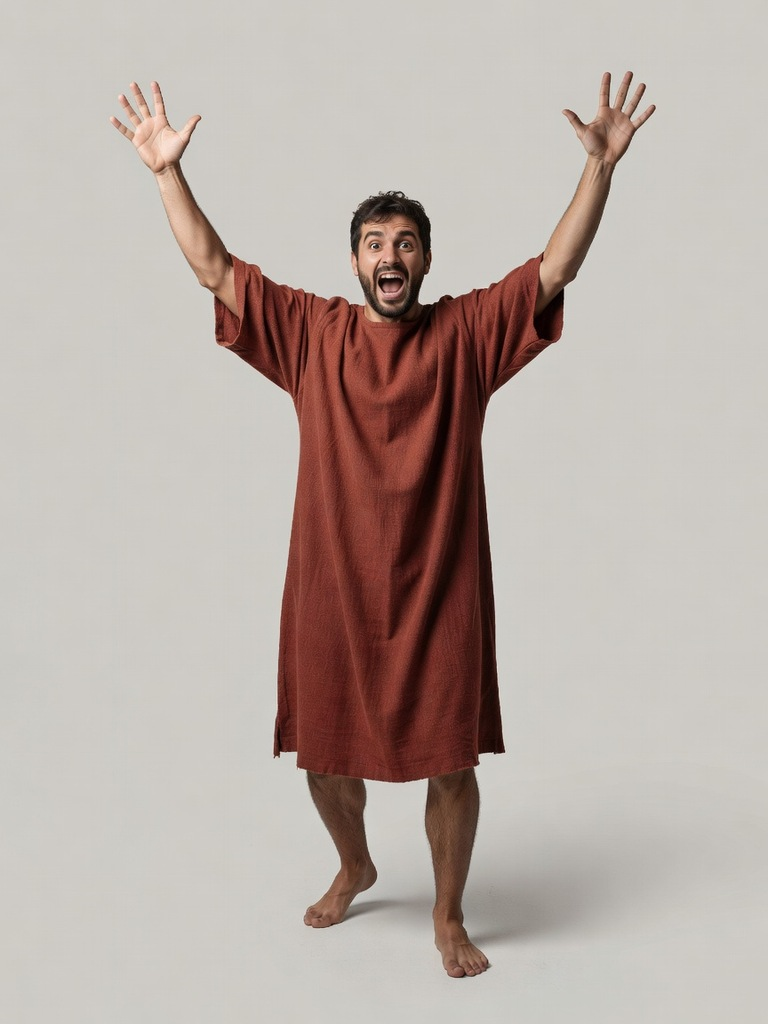
#> input picture games/colosseum/tools/_crowd_src/plebs_m2_cheer.jpg, 768 x 1024 px, given in place of nurrow.webp, which was not available
$ python nurrow_plates.py
#> lines starting #> are read from the running program, lines starting #| are printed output that depends on the picture; after the words box and inside, x2 and y2 are one past the last pixel; in counts of white or black regions, pixels touching at a corner belong together; long printed decimals are rounded; pictures that were not available may be replaced by others from this repository, and a replacement may not be noted
### games/vale/art/tools/concept_plates.py
#!/usr/bin/env python3
"""ART 2.0: turn a front/back concept sheet (_design/concept/<id>.webp) into PROJECTION PLATES.

    python3 art/tools/concept_plates.py marund [--erode 9]

The two figures (front on the left half, back on the right) are cut from the painted background
(normalised-convolution background estimate, iterated), the white outline halo is eroded off, and
every background pixel takes the colour of the nearest figure pixel (edge padding), so a model edge
that overhangs the painted silhouette by a few pixels still picks up figure colour. Writes
art/.cache/concept/<id>_{front,back}.png (padded RGB), <id>_mask.png and <id>_plates.json:
{ "size": [W, H], "front": {"cx", "ground", "top"}, "back": {...}, "m_per_px" } where `ground` is the
boot-sole row and `top` the crown row of each figure. Needs numpy, Pillow, scipy (the repo venv).
"""
from __future__ import annotations

import argparse
import json
from pathlib import Path

import numpy as np
from PIL import Image
from scipy import ndimage as nd

HERE = Path(__file__).resolve().parent
ART = HERE.parent
GAME = ART.parent


def figure_mask(im: np.ndarray, thresh: float = 22.0, iters: int = 4) -> np.ndarray:
    H, W, _ = im.shape
    border = np.concatenate([im[:, :40], im[:, -40:]], axis=1).mean(axis=1)
    bg = np.repeat(border[:, None, :], W, axis=1)
    M = np.linalg.norm(im - bg, axis=2) > 26
    M = nd.binary_dilation(M, iterations=25)
    for it in range(iters):
        w = (~M).astype(np.float32)
        num = np.stack([nd.gaussian_filter(im[..., c] * w, 50) for c in range(3)], -1)
        den = nd.gaussian_filter(w, 50)[..., None] + 1e-6
        d = np.linalg.norm(im - num / den, axis=2)
        M = nd.binary_fill_holes(nd.binary_opening(d > thresh, iterations=2))
        lbl, n = nd.label(M)
        sizes = nd.sum(M, lbl, range(1, n + 1))
        M = np.isin(lbl, np.argsort(sizes)[::-1][:2] + 1)
        if it < iters - 1:
            M = nd.binary_dilation(M, iterations=12)
    return M


# [89 lines left out: function main, not called in this run]


# [2 lines that do not run on import are left out]

### games/vale/art/blender/proto/nurrow_plates.py
#!/usr/bin/env python3
"""Nurrow's projection plates: art/tools/concept_plates.py with fixes for this concept.

    ~/Developer/forgeflow-games/.venv/bin/python3 art/blender/proto/nurrow_plates.py [--height 1.98]

The plate height is the tip of the snuffer knob on the hat (the highest painted point, art.height): the knob tip
is the first figure row (front 94, back 102), the sole row is the RIGHT boot's sole (front 1446, back 1424).

Fixes over the shared script (its figure cut, edge padding and output format are reused):
1. The plate frame. The shared centre (mean of the lower fifth) is pulled 13 cm to her right by the cape points and
   the wide right leg; here cx is the mask's / head's centre line (front 598, back 1446).
2. The left boot is drawn higher than the right in both views (the painter's eye point above the figure: the right
   foot is the nearer one). The model stands both soles on the floor, so the left lower leg is stretched down from
   the knee to the right sole's row (front +71 px, back +43 px; a soft column band round the left leg), image and
   cut together.
3. Pale backdrop kept inside the cut (between the arms and the cape, under the cape points) leaves the figure: big
   connected areas within 10 (RGB) of the row's border colour.
4. The blue studs on the hat rim and the shoulder brooch are erased and refilled from the surrounding paint (the
   model builds them as accent glass), as --erase-saturated-above does for the gems on Marund's cap.
5. THE LEGS ARE RE-POSED in the plates. The concept's stance is wide and asymmetric (the right leg reaches out to
   her right, the left knee bows out); the model is bound in a symmetric stance (ankles +-0.23 m, knees +-0.165,
   toes out 25 degrees) so every clip and the run work from one rest pose. A thin-plate-spline warp below the belt
   maps each model leg (hip, thigh, knee, shin, ankle, heel, toe + both edges) onto the painted leg, the belt line
   and the cape points held in place, so the painted trousers, wraps and boots land on the model's legs.
"""
from __future__ import annotations

import argparse
import json
import sys
from pathlib import Path

import numpy as np
from PIL import Image
from scipy import ndimage as nd

HERE = Path(__file__).resolve().parent
ART = HERE.parent.parent
GAME = ART.parent
sys.path.insert(0, str(ART / "tools"))
import concept_plates as cp  # noqa: E402

FID = "nurrow"
BG_DIST = 10.0
MIN_AREA = 1500
FRAME = {"front": {"cx": 598.0, "ground": 1446, "top": 94}, "back": {"cx": 1446.0, "ground": 1424, "top": 102}}
# the left lower leg: (column band c0..c1 with a soft edge, the knee row where the stretch starts, its sole row)
LEFT_LEG = {"front": (612, 880, 1030, 1375), "back": (1170, 1400, 1040, 1381)}
EDGE = 24


def figure_mask(im: np.ndarray) -> np.ndarray:
    M = cp.figure_mask(im)
    border = np.concatenate([im[:, :40], im[:, -40:]], axis=1).mean(axis=1)
    d = np.linalg.norm(im - border[:, None, :], axis=2)
    bg = nd.binary_opening((d < BG_DIST) & M, iterations=1)
    lbl, n = nd.label(bg)
    if n:
        sizes = nd.sum(bg, lbl, range(1, n + 1))
        big = np.isin(lbl, np.nonzero(sizes >= MIN_AREA)[0] + 1)
        M = M & ~nd.binary_dilation(big, iterations=3)
    lbl, n = nd.label(M)
    sizes = nd.sum(M, lbl, range(1, n + 1))
    return np.isin(lbl, np.argsort(sizes)[::-1][:2] + 1)


def stretch_left_leg(im: np.ndarray, M: np.ndarray):
    """warp rows below each figure's left knee so its left sole lands on the right sole's row"""
    H, W, _ = im.shape
    out, Mo = im.copy(), M.astype(np.float32).copy()
    for side, (c0, c1, r0, sole) in LEFT_LEG.items():
        g = FRAME[side]["ground"]
        if sole >= g:
            continue
        cols = np.arange(max(0, c0 - EDGE), min(W, c1 + EDGE))
        w = np.clip(np.minimum(cols - (c0 - EDGE), (c1 + EDGE) - cols) / EDGE, 0, 1)
        rows = np.arange(r0, H)
        # output row r takes input row r0 + (r - r0) * k (k < 1 below the knee: stretched), clamped past the ground
        k = (sole - r0) / (g - r0)
        src_full = np.where(rows <= g, r0 + (rows - r0) * k, sole + (rows - g))
        for j, c in enumerate(cols):
            src = rows + (src_full - rows) * w[j]
            for ch in range(3):
                out[rows, c, ch] = np.interp(src, np.arange(H), im[:, c, ch])
            Mo[rows, c] = np.interp(src, np.arange(H), M[:, c].astype(np.float32))
    return out, Mo > 0.5


# leg centre lines (x, z) in metres, MODEL (rest pose) -> CONCEPT per view (measured on the stretched plates)
MODEL_LEG = {"R": [(-0.09, 0.90), (-0.128, 0.70), (-0.165, 0.505), (-0.197, 0.31), (-0.23, 0.11), (-0.215, 0.025),
                   (-0.32, 0.03)],
             "L": [(0.09, 0.90), (0.128, 0.70), (0.165, 0.505), (0.197, 0.31), (0.23, 0.11), (0.215, 0.025),
                   (0.32, 0.03)]}
CONCEPT_LEG = {
    "front": {"R": [(-0.10, 0.88), (-0.21, 0.70), (-0.31, 0.52), (-0.39, 0.33), (-0.47, 0.16), (-0.46, 0.03),
                    (-0.62, 0.03)],
              "L": [(0.10, 0.88), (0.18, 0.72), (0.23, 0.57), (0.21, 0.36), (0.165, 0.17), (0.11, 0.03),
                    (0.35, 0.03)]},
    "back": {"R": [(-0.10, 0.88), (-0.20, 0.70), (-0.30, 0.52), (-0.39, 0.33), (-0.47, 0.15), (-0.47, 0.03),
                   (-0.62, 0.03)],
             "L": [(0.10, 0.88), (0.19, 0.72), (0.27, 0.58), (0.21, 0.36), (0.15, 0.15), (0.11, 0.03),
                   (0.37, 0.03)]},
}
LEG_HALF = 0.07             # edge points either side of each leg's centre line (same width in both poses)
HOLD = [(x / 10.0, z) for x in range(-7, 8) for z in (1.02, 1.12)] + [(-0.72, 0.44), (-0.62, 0.62), (-0.48, 0.80),
        (0.45, 0.60), (0.62, 0.40), (-1.2, 0.0), (1.2, 0.0), (-1.2, 0.9), (1.2, 0.9)]
WARP_TOP = 1.06             # no warp above this height (m)


def _edges(pts):
    """centre line -> centre + both edge points (2D normal of the polyline at each point)"""
    P = np.asarray(pts, float)
    out = []
    for i in range(len(P)):
        a, b = P[max(0, i - 1)], P[min(len(P) - 1, i + 1)]
        t = (b - a) / (np.linalg.norm(b - a) + 1e-9)
        n = np.array([-t[1], t[0]])
        out += [P[i], P[i] + n * LEG_HALF, P[i] - n * LEG_HALF]
    return out


def warp_legs(im: np.ndarray, M: np.ndarray, height: float):
    """thin-plate-spline re-pose of the painted legs (model leg -> painted leg), per view, below WARP_TOP"""
    from scipy.interpolate import RBFInterpolator
    from scipy.ndimage import map_coordinates
    H, W, _ = im.shape
    out, Mo = im.copy(), M.astype(np.float32).copy()
    for side in ("front", "back"):
        f = FRAME[side]
        k = (f["ground"] - f["top"]) / height
        sg = 1.0 if side == "front" else -1.0
        src, dst = [], []
        for s in ("R", "L"):
            # hip..ankle with both edges; the heel and the toe as single points (the foot turns: no edge normals)
            src += _edges(MODEL_LEG[s][:5]) + list(MODEL_LEG[s][5:])
            dst += _edges(CONCEPT_LEG[side][s][:5]) + list(CONCEPT_LEG[side][s][5:])
        src += HOLD
        dst += HOLD
        src, dst = np.asarray(src), np.asarray(dst)
        rbf = RBFInterpolator(src, dst - src, kernel="thin_plate_spline", smoothing=1e-4)
        x0 = 0 if side == "front" else W // 2
        x1 = W // 2 if side == "front" else W
        r0 = int(f["ground"] - WARP_TOP * k)
        yy, xx = np.mgrid[r0:H, x0:x1]
        mx = sg * (xx - f["cx"]) / k
        mz = (f["ground"] - yy) / k
        d = rbf(np.stack([mx.ravel(), mz.ravel()], 1)).reshape(mx.shape + (2,))
        # fade the warp in below the belt line (no seam at WARP_TOP)
        fade = np.clip((WARP_TOP - mz) / 0.08, 0, 1)[..., None]
        cx_ = mx + d[..., 0:1][..., 0] * fade[..., 0]
        cz_ = mz + d[..., 1:2][..., 0] * fade[..., 0]
        px = f["cx"] + sg * cx_ * k
        py = f["ground"] - cz_ * k
        for ch in range(3):
            out[r0:H, x0:x1, ch] = map_coordinates(im[..., ch], [py, px], order=1, mode="nearest")
        Mo[r0:H, x0:x1] = map_coordinates(M.astype(np.float32), [py, px], order=1, mode="nearest")
    return out, Mo > 0.5


def main() -> None:
    ap = argparse.ArgumentParser()
    ap.add_argument("--erode", type=int, default=9)
    ap.add_argument("--height", type=float, default=1.98)
    a = ap.parse_args()
    src = GAME / "_design" / "concept" / f"{FID}.webp"
    out = ART / ".cache" / "concept"
    out.mkdir(parents=True, exist_ok=True)
    im0 = np.asarray(Image.open(src).convert("RGB")).astype(np.float32)
    H, W, _ = im0.shape
    M0 = figure_mask(im0)
#> in figure_mask, `border = np.concatenate([im[:, :40], im[:, -40:]], axis=1).mean(axis=1)`: border = 1024 rows, first 8: [206.2, 203.2, 197.2], [206.2, 203.2, 197.3], [206.3, 203.3, 197.3], [206.3, 203.3, 197.3], [206.2, 203.2, 197.2], [206.1, 203.1, 197.2], [206.1, 203.1, 197.4], [206.1, 203.1, 197.4]
#> the loop in figure_mask, `for it in range(iters):` made 4 passes
#> sizes on passes 1 to 4: [176692], [175740], [175410], [175301]
#> after the loop in figure_mask, `for it in range(iters):`:
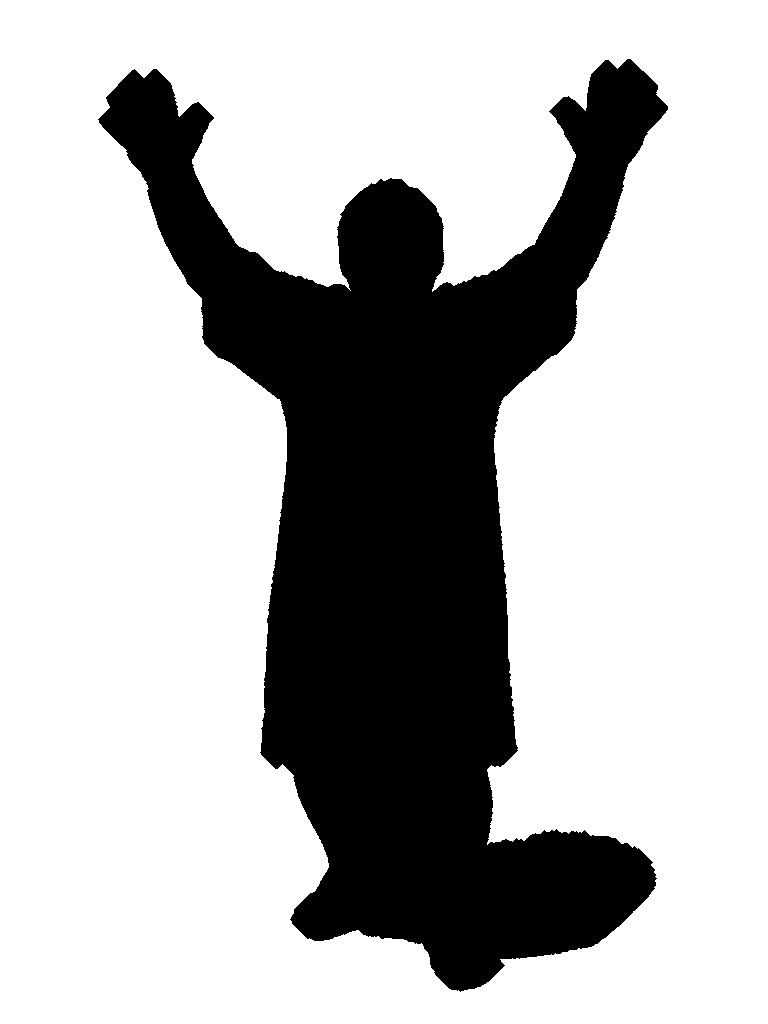
#> w: shape (1024, 768) float32; values 0 (black) and 1 (white), 72.5% white; 1 black region, box (x1, y1, x2, y2) and area: (98, 59, 668, 992) 216281
#> in figure_mask, `lbl, n = nd.label(bg)`: n = 2
#> in figure_mask, `sizes = nd.sum(bg, lbl, range(1, n + 1))`: sizes = [4615, 9]
#> in figure_mask, `lbl, n = nd.label(M)`: n = 1
#> in figure_mask, `sizes = nd.sum(M, lbl, range(1, n + 1))`: sizes = [169769]
    im, M = stretch_left_leg(im0, M0)
    im, M = warp_legs(im, M, a.height)
#> M: shape (1024, 768) bool; 21.7% white; 1 white region, box (x1, y1, x2, y2) and area: (110, 71, 656, 984) 170867
    lum = im.mean(axis=2)
    mx, mn = im.max(axis=2), im.min(axis=2)
    sat = (mx - mn) / np.maximum(mx, 1)
    neutral = sat < 0.04
#> neutral: shape (1024, 768) bool; 61.9% white; 416 black regions (150 under 20 px), largest, box (x1, y1, x2, y2) and area: (0, 32, 768, 992) 220325, (680, 170, 768, 262) 2828, (624, 0, 704, 79) 2278
    meta = {"size": [W, H], "id": FID}
    halves = (("front", (0, W // 2)), ("back", (W // 2, W)))
    keep = nd.binary_erosion(M, iterations=a.erode)
#> keep: shape (1024, 768) bool; 17.5% white; 1 white region, box (x1, y1, x2, y2) and area: (138, 112, 632, 975) 137693
    for side, (x0, x1) in halves:
        meta[side] = dict(FRAME[side])
        g, t = FRAME[side]["ground"], FRAME[side]["top"]
        keep[g + 1:, x0:x1] = False
        # the floor shadow: only neutral pale pixels near the soles leave the cut
        band = slice(g - 60, g + 1)
        keep[band, x0:x1] &= ~((lum[band, x0:x1] > 120) & neutral[band, x0:x1])
        keep[:, x0:x1] = nd.binary_opening(keep[:, x0:x1], iterations=2)
        # the thin knob is eroded away by the outline cut: keep its dark core
        knob = slice(t, t + 75)
        keep[knob, x0:x1] |= nd.binary_erosion(M[knob, x0:x1], iterations=3) & (lum[knob, x0:x1] < 140)
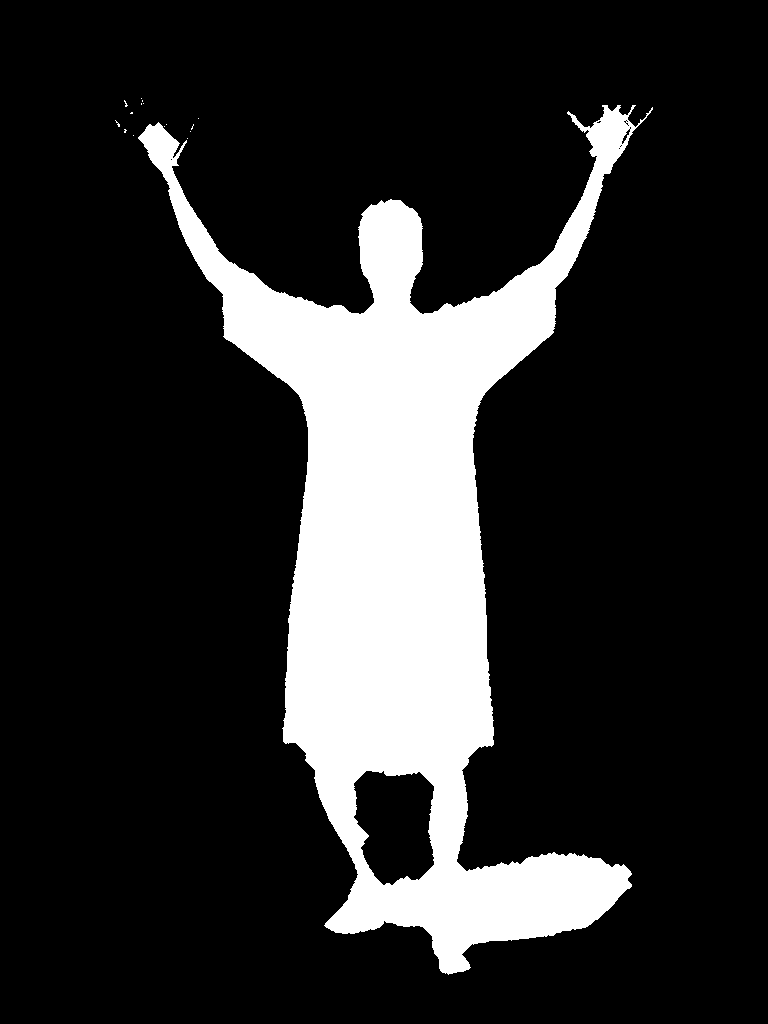
#> keep: shape (1024, 768) bool; 17.6% white; 16 white regions (15 under 20 px), largest, box (x1, y1, x2, y2) and area: (138, 105, 653, 975) 138495
#> after the loop, meta = 4 items
    # the blue studs (hat rim) and the brooch: erase + refill from the surrounding paint
    blue = (im[..., 2] > im[..., 0] + 30) & (sat > 0.25) & M
#> blue: shape (1024, 768) bool; every value is 0
    zone = np.zeros_like(M)
    for side, (x0, x1) in halves:
        g, t = FRAME[side]["ground"], FRAME[side]["top"]
        zone[t: int(g - 1.20 / a.height * (g - t)), x0:x1] = True
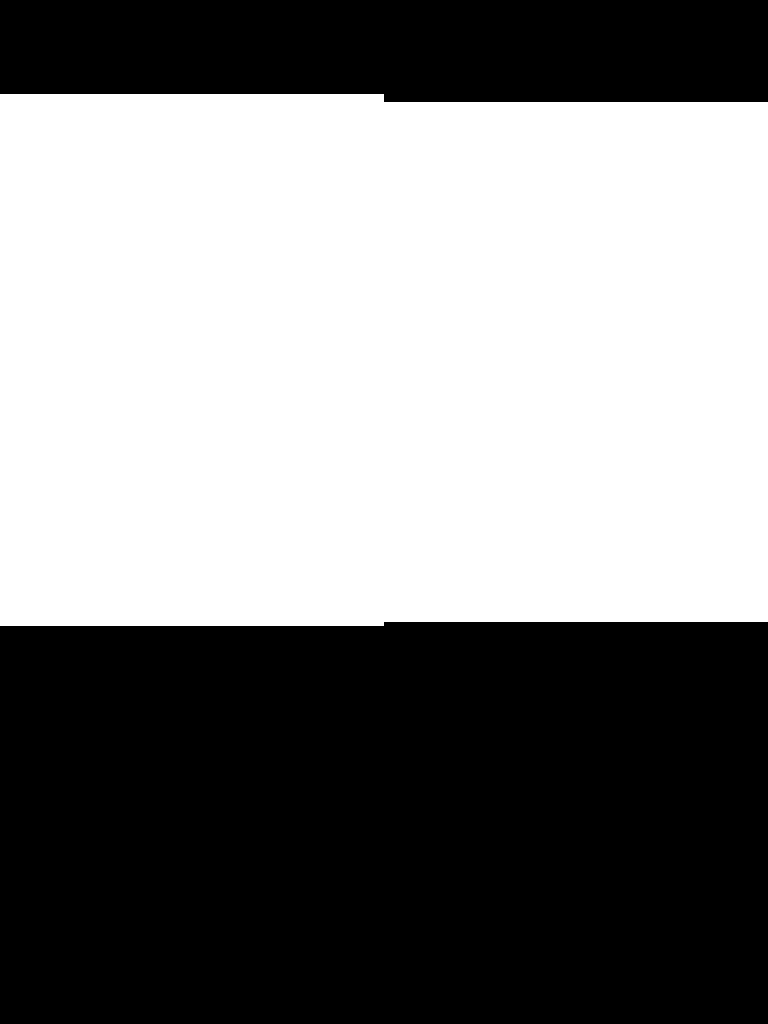
#> zone: shape (1024, 768) bool; 51.4% white; 2 black regions, box (x1, y1, x2, y2) and area: (0, 622, 768, 1024) 307200, (0, 0, 768, 102) 75264
    er = nd.binary_dilation(nd.binary_closing(blue & zone, iterations=2), iterations=6)
    keep_er = keep & ~er
    _, (iy, ix) = nd.distance_transform_edt(~keep_er, return_indices=True)
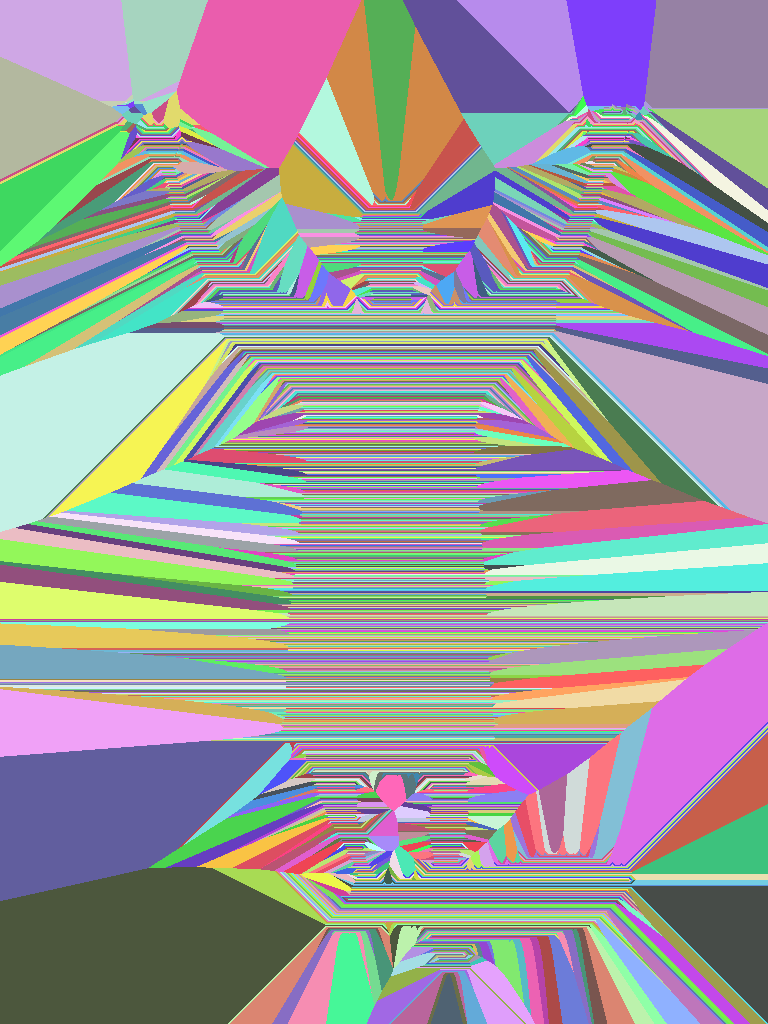
#> iy: shape (1024, 768) int32; 876 distinct labels, from 98 to 974; one colour per label, 0 black
    padded = im[iy, ix]
    soft = np.stack([nd.gaussian_filter(padded[..., c], 5) for c in range(3)], -1)
    padded = np.where(keep_er[..., None], im, soft)
    if er.any():
        # refill the studs from the rim's own dark paint (never the pale hat): nearest dark pixel, softened
        src_ok = keep_er & (lum < 120)
        _, (jy, jx) = nd.distance_transform_edt(~src_ok, return_indices=True)
        fill = np.stack([nd.gaussian_filter(im[jy, jx][..., c], 2) for c in range(3)], -1)
        a_ = nd.gaussian_filter((er & M).astype(np.float32), 2)[..., None]
        padded = padded * (1 - a_) + fill * a_
    for side, _ in halves:
        Image.fromarray(padded.clip(0, 255).astype(np.uint8)).save(out / f"{FID}_{side}.png")
#> this loop made 2 passes
#> pass 1, in main, `Image.fromarray(padded.clip(0, 255).astype(np.uint8)).save(out / f"{FI..`:
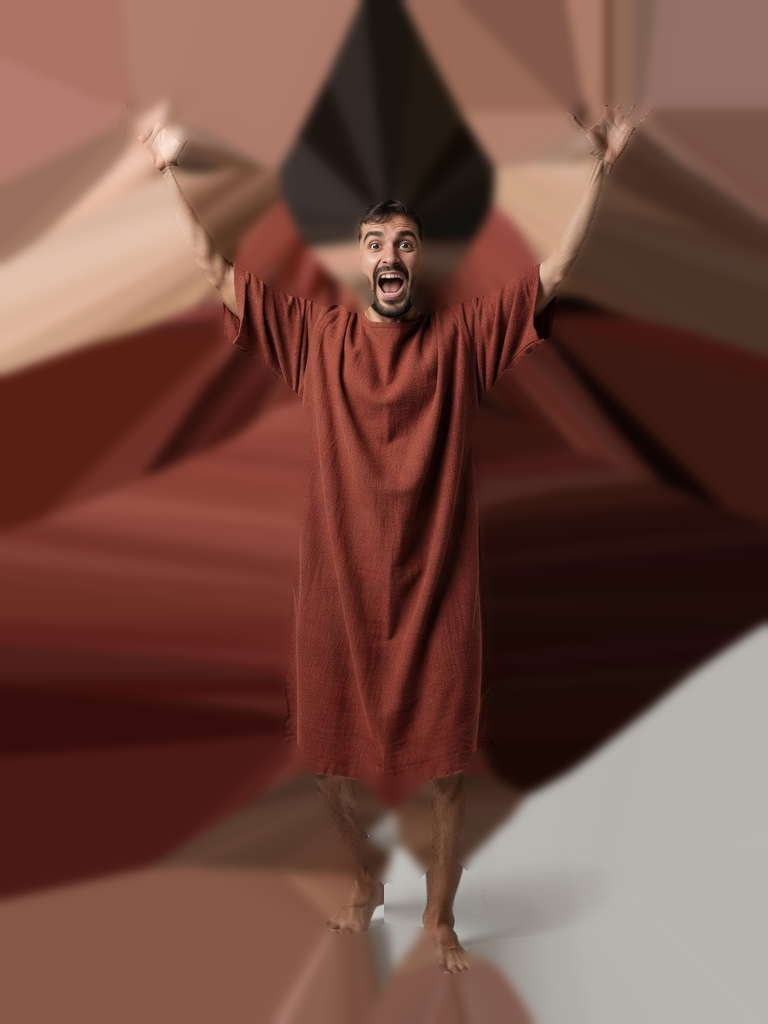
#> saved as nurrow_front.png: PIL image 768x1024 RGB; mean R, G, B 113.7, 75.1, 65
    Image.fromarray((keep * 255).astype(np.uint8)).save(out / f"{FID}_mask.png")
    meta["m_per_px"] = a.height / (FRAME["front"]["ground"] - FRAME["front"]["top"])
    meta["height"] = a.height
    (out / f"{FID}_plates.json").write_text(json.dumps(meta, indent=2))
    print(json.dumps(meta))
#| {"size": [768, 1024], "id": "nurrow", "front": {"cx": 598.0, "ground": 1446, "top": 94}, "back": {"cx": 1446.0, "ground": 1424, "top": 102}, "m_per_px": 0.001464, "height": 1.98}


if __name__ == "__main__":
    main()
